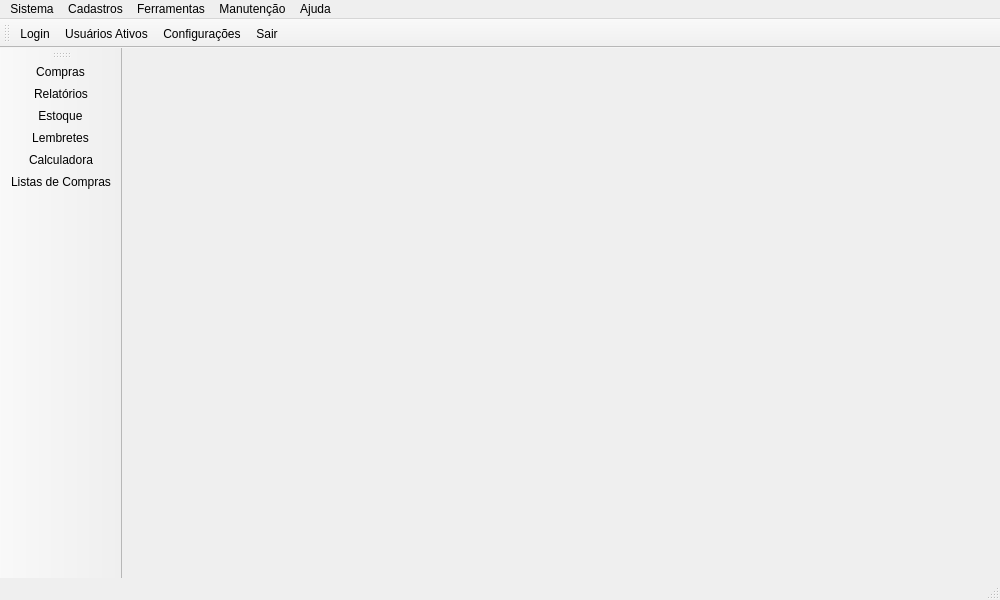
<?xml version="1.0" encoding="UTF-8"?>
<ui version="4.0">
 <class>Baita</class>
 <widget class="QMainWindow" name="Baita">
  <property name="geometry">
   <rect>
    <x>0</x>
    <y>0</y>
    <width>1000</width>
    <height>600</height>
   </rect>
  </property>
  <property name="minimumSize">
   <size>
    <width>535</width>
    <height>349</height>
   </size>
  </property>
  <property name="windowTitle">
   <string>Baita</string>
  </property>
  <property name="windowIcon">
   <iconset resource="icons.qrc">
    <normaloff>:/icons/res/goiabo.png</normaloff>:/icons/res/goiabo.png</iconset>
  </property>
  <widget class="QWidget" name="centralWidget">
   <layout class="QHBoxLayout" name="horizontalLayout">
    <property name="leftMargin">
     <number>0</number>
    </property>
    <property name="topMargin">
     <number>0</number>
    </property>
    <property name="rightMargin">
     <number>0</number>
    </property>
    <property name="bottomMargin">
     <number>0</number>
    </property>
   </layout>
  </widget>
  <widget class="QStatusBar" name="statusBar"/>
  <widget class="QToolBar" name="toolMain">
   <property name="focusPolicy">
    <enum>Qt::NoFocus</enum>
   </property>
   <property name="windowTitle">
    <string>Funcionalidades</string>
   </property>
   <property name="orientation">
    <enum>Qt::Vertical</enum>
   </property>
   <property name="iconSize">
    <size>
     <width>32</width>
     <height>32</height>
    </size>
   </property>
   <property name="toolButtonStyle">
    <enum>Qt::ToolButtonIconOnly</enum>
   </property>
   <attribute name="toolBarArea">
    <enum>LeftToolBarArea</enum>
   </attribute>
   <attribute name="toolBarBreak">
    <bool>false</bool>
   </attribute>
   <addaction name="actionPurchases"/>
   <addaction name="actionReports"/>
   <addaction name="actionInventory"/>
   <addaction name="actionReminders"/>
   <addaction name="actionCalculator"/>
   <addaction name="actionShoppingList"/>
  </widget>
  <widget class="QMenuBar" name="menuBar">
   <property name="geometry">
    <rect>
     <x>0</x>
     <y>0</y>
     <width>1000</width>
     <height>20</height>
    </rect>
   </property>
   <widget class="QMenu" name="menuSistema">
    <property name="title">
     <string>Sistema</string>
    </property>
    <addaction name="actionLogin"/>
    <addaction name="actionExit"/>
   </widget>
   <widget class="QMenu" name="menuCadastros">
    <property name="title">
     <string>Cadastros</string>
    </property>
    <widget class="QMenu" name="menuPessoas">
     <property name="title">
      <string>Pessoas</string>
     </property>
     <addaction name="actionEmployees"/>
     <addaction name="actionSuppliers"/>
    </widget>
    <addaction name="menuPessoas"/>
    <addaction name="actionProducts"/>
    <addaction name="actionCategories"/>
    <addaction name="actionCoupons"/>
    <addaction name="actionImages"/>
    <addaction name="actionUsers"/>
    <addaction name="actionShoppingListMgt"/>
    <addaction name="actionStores"/>
   </widget>
   <widget class="QMenu" name="menuConfigura_es">
    <property name="title">
     <string>Manutenção</string>
    </property>
    <addaction name="actionLogged"/>
    <addaction name="actionPassword"/>
    <addaction name="actionSettings"/>
   </widget>
   <widget class="QMenu" name="menuAjuda">
    <property name="title">
     <string>Ajuda</string>
    </property>
    <addaction name="actionAbout"/>
   </widget>
   <widget class="QMenu" name="menuFerramentas">
    <property name="title">
     <string>Ferramentas</string>
    </property>
    <addaction name="actionTimeCard"/>
    <addaction name="actionRedeem"/>
   </widget>
   <addaction name="menuSistema"/>
   <addaction name="menuCadastros"/>
   <addaction name="menuFerramentas"/>
   <addaction name="menuConfigura_es"/>
   <addaction name="menuAjuda"/>
  </widget>
  <widget class="QToolBar" name="toolBar">
   <property name="windowTitle">
    <string>toolBar</string>
   </property>
   <attribute name="toolBarArea">
    <enum>TopToolBarArea</enum>
   </attribute>
   <attribute name="toolBarBreak">
    <bool>false</bool>
   </attribute>
   <addaction name="actionLogin"/>
   <addaction name="actionLogged"/>
   <addaction name="actionSettings"/>
   <addaction name="actionExit"/>
  </widget>
  <action name="actionSettings">
   <property name="icon">
    <iconset resource="icons.qrc">
     <normaloff>:/icons/res/settings.png</normaloff>:/icons/res/settings.png</iconset>
   </property>
   <property name="text">
    <string>Configurações</string>
   </property>
  </action>
  <action name="actionAbout">
   <property name="icon">
    <iconset resource="icons.qrc">
     <normaloff>:/icons/res/about.png</normaloff>:/icons/res/about.png</iconset>
   </property>
   <property name="text">
    <string>About...</string>
   </property>
  </action>
  <action name="actionProducts">
   <property name="icon">
    <iconset resource="icons.qrc">
     <normaloff>:/icons/res/item.png</normaloff>:/icons/res/item.png</iconset>
   </property>
   <property name="text">
    <string>Produtos</string>
   </property>
   <property name="toolTip">
    <string>Gerenciar produtos</string>
   </property>
  </action>
  <action name="actionLogin">
   <property name="icon">
    <iconset resource="icons.qrc">
     <normaloff>:/icons/res/login.png</normaloff>:/icons/res/login.png</iconset>
   </property>
   <property name="text">
    <string>Login</string>
   </property>
   <property name="toolTip">
    <string>Fazer login</string>
   </property>
  </action>
  <action name="actionCategories">
   <property name="icon">
    <iconset resource="icons.qrc">
     <normaloff>:/icons/res/category.png</normaloff>:/icons/res/category.png</iconset>
   </property>
   <property name="text">
    <string>Categorias</string>
   </property>
   <property name="toolTip">
    <string>Gerenciar categorias</string>
   </property>
  </action>
  <action name="actionImages">
   <property name="icon">
    <iconset resource="icons.qrc">
     <normaloff>:/icons/res/icon.png</normaloff>:/icons/res/icon.png</iconset>
   </property>
   <property name="text">
    <string>Imagens</string>
   </property>
   <property name="toolTip">
    <string>Gerenciar imagens</string>
   </property>
  </action>
  <action name="actionPrices">
   <property name="icon">
    <iconset resource="icons.qrc">
     <normaloff>:/icons/res/pricetag.png</normaloff>:/icons/res/pricetag.png</iconset>
   </property>
   <property name="text">
    <string>Preços</string>
   </property>
   <property name="toolTip">
    <string>Gerenciar preços</string>
   </property>
  </action>
  <action name="actionLogged">
   <property name="icon">
    <iconset resource="icons.qrc">
     <normaloff>:/icons/res/users.png</normaloff>:/icons/res/users.png</iconset>
   </property>
   <property name="text">
    <string>Usuários Ativos</string>
   </property>
   <property name="toolTip">
    <string>Mostra os usuários ativos</string>
   </property>
  </action>
  <action name="actionExit">
   <property name="icon">
    <iconset resource="icons.qrc">
     <normaloff>:/icons/res/exit.png</normaloff>:/icons/res/exit.png</iconset>
   </property>
   <property name="text">
    <string>Sair</string>
   </property>
  </action>
  <action name="actionUsers">
   <property name="icon">
    <iconset resource="icons.qrc">
     <normaloff>:/icons/res/user.png</normaloff>:/icons/res/user.png</iconset>
   </property>
   <property name="text">
    <string>Usuários</string>
   </property>
   <property name="toolTip">
    <string>Gerenciar usuários</string>
   </property>
  </action>
  <action name="actionPurchases">
   <property name="icon">
    <iconset resource="icons.qrc">
     <normaloff>:/icons/res/purchase.png</normaloff>:/icons/res/purchase.png</iconset>
   </property>
   <property name="text">
    <string>Compras</string>
   </property>
   <property name="toolTip">
    <string>Entrada de mercadorias e despesas</string>
   </property>
  </action>
  <action name="actionReminders">
   <property name="icon">
    <iconset resource="icons.qrc">
     <normaloff>:/icons/res/postit.png</normaloff>:/icons/res/postit.png</iconset>
   </property>
   <property name="text">
    <string>Lembretes</string>
   </property>
   <property name="toolTip">
    <string>Lembretes que podem ser salvos e impressos</string>
   </property>
  </action>
  <action name="actionCalculator">
   <property name="icon">
    <iconset resource="icons.qrc">
     <normaloff>:/icons/res/calculator.png</normaloff>:/icons/res/calculator.png</iconset>
   </property>
   <property name="text">
    <string>Calculadora</string>
   </property>
   <property name="toolTip">
    <string>Calculadora com função de impressão</string>
   </property>
  </action>
  <action name="actionShoppingList">
   <property name="icon">
    <iconset resource="icons.qrc">
     <normaloff>:/icons/res/shoppinglist.png</normaloff>:/icons/res/shoppinglist.png</iconset>
   </property>
   <property name="text">
    <string>Listas de Compras</string>
   </property>
   <property name="toolTip">
    <string>Ver e imprimir listas de compras</string>
   </property>
  </action>
  <action name="actionTimeCard">
   <property name="icon">
    <iconset resource="icons.qrc">
     <normaloff>:/icons/res/timecard.png</normaloff>:/icons/res/timecard.png</iconset>
   </property>
   <property name="text">
    <string>Livro Ponto</string>
   </property>
  </action>
  <action name="actionStores">
   <property name="icon">
    <iconset resource="icons.qrc">
     <normaloff>:/icons/res/store.png</normaloff>:/icons/res/store.png</iconset>
   </property>
   <property name="text">
    <string>Lojas</string>
   </property>
   <property name="toolTip">
    <string>Gerenciar Lojas</string>
   </property>
  </action>
  <action name="actionEmployees">
   <property name="icon">
    <iconset resource="icons.qrc">
     <normaloff>:/icons/res/employee.png</normaloff>:/icons/res/employee.png</iconset>
   </property>
   <property name="text">
    <string>Funcionários</string>
   </property>
   <property name="toolTip">
    <string>Gerenciar funcionários</string>
   </property>
  </action>
  <action name="actionSuppliers">
   <property name="icon">
    <iconset resource="icons.qrc">
     <normaloff>:/icons/res/supplier.png</normaloff>:/icons/res/supplier.png</iconset>
   </property>
   <property name="text">
    <string>Fornecedores</string>
   </property>
   <property name="toolTip">
    <string>Gerenciar fornecedores</string>
   </property>
  </action>
  <action name="actionShoppingListMgt">
   <property name="icon">
    <iconset resource="icons.qrc">
     <normaloff>:/icons/res/shoppinglistmgt.png</normaloff>:/icons/res/shoppinglistmgt.png</iconset>
   </property>
   <property name="text">
    <string>Listas de Compras</string>
   </property>
   <property name="toolTip">
    <string>Gerenciar quais produtos comprar e que quantidades</string>
   </property>
  </action>
  <action name="actionReports">
   <property name="icon">
    <iconset resource="icons.qrc">
     <normaloff>:/icons/res/statistics.png</normaloff>:/icons/res/statistics.png</iconset>
   </property>
   <property name="text">
    <string>Relatórios</string>
   </property>
  </action>
  <action name="actionCoupons">
   <property name="icon">
    <iconset resource="icons.qrc">
     <normaloff>:/icons/res/coupon.png</normaloff>:/icons/res/coupon.png</iconset>
   </property>
   <property name="text">
    <string>Cupons</string>
   </property>
   <property name="toolTip">
    <string>Gerenciar cupons</string>
   </property>
  </action>
  <action name="actionRedeem">
   <property name="icon">
    <iconset resource="icons.qrc">
     <normaloff>:/icons/res/redeem.png</normaloff>:/icons/res/redeem.png</iconset>
   </property>
   <property name="text">
    <string>Resgatar Cupom</string>
   </property>
   <property name="toolTip">
    <string>Resgatar cupom</string>
   </property>
  </action>
  <action name="actionPassword">
   <property name="icon">
    <iconset resource="icons.qrc">
     <normaloff>:/icons/res/password.png</normaloff>:/icons/res/password.png</iconset>
   </property>
   <property name="text">
    <string>Alterar Senha</string>
   </property>
   <property name="toolTip">
    <string>Alterar senha</string>
   </property>
  </action>
  <action name="actionInventory">
   <property name="icon">
    <iconset resource="icons.qrc">
     <normaloff>:/icons/res/inventory.png</normaloff>:/icons/res/inventory.png</iconset>
   </property>
   <property name="text">
    <string>Estoque</string>
   </property>
  </action>
 </widget>
 <layoutdefault spacing="6" margin="11"/>
 <resources>
  <include location="icons.qrc"/>
 </resources>
 <connections/>
</ui>
